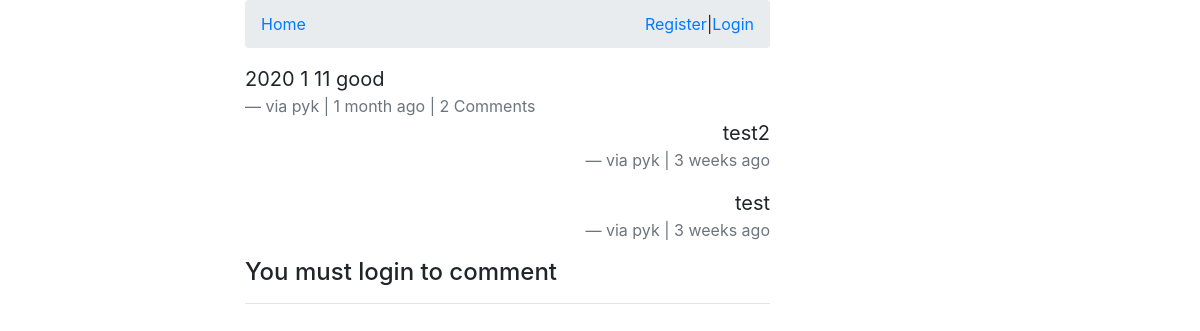
The app's page /comments/7/ with its own data.
### comments/models.py (models this page shows, shortened)
class Comment(models.Model):
    user = models.ForeignKey(settings.AUTH_USER_MODEL, default=1, on_delete=SET_NULL, null=True)
    content_type = models.ForeignKey(ContentType, on_delete=models.CASCADE)
    object_id = models.PositiveIntegerField()
    content_object = GenericForeignKey('content_type', 'object_id')
    parent = models.ForeignKey('self', on_delete=models.CASCADE, blank=True, null=True)
    content = models.TextField()
    timestamp = models.DateTimeField(auto_now_add=True)
    objects = CommentManager()
    class Meta:
        ordering = ['-timestamp']
    def children(self): #replies
        return Comment.objects.filter(parent=self)

### comments/views.py (the view, shortened to what this page needs)
# urls.py: path('<id>/', views.comment_thread, name='thread'),
def comment_thread(request, id):
    comment = get_object_or_404(Comment, id=id)
    initial_data = {
        'content_type': comment.content_type,
        'object_id' : comment.object_id
    }
    form = CommentForm(request.POST or None, initial=initial_data)
    print(form.errors)
    context = {
        'comment': comment,
        'form': form
    }
    return render(request, 'comments/comment_thread.html', context=context)

### comments/models.py (called while the page is built)
    def all(self):
        qs = super(CommentManager, self).filter(parent=None)
        return qs

### comments/templates/comments/comment_thread.html (shortened to what this page needs)
{% extends "posts/base.html" %}
{% load crispy_forms_tags %}
{% block content %}
    <div class="">
        <blockquote class="blockquote">
            <p class="mb-0">{{ comment.content }}</p>
            <footer class="blockquote-footer">via {{ comment.user }} | {{ comment.timestamp | timesince }} ago
                {% if comment.children.count > 0 %}
                    | {{ comment.children.count }} Comment{% if comment.children.count > 1 %}s{% endif %}
                {% endif %}
            </footer>
            <div>
            {% for child_comment in comment.children %}
            <blockquote class="blockquote text-right">
                <p class="mb-0">{{ child_comment.content }}</p>
                <footer class="blockquote-footer">via {{ child_comment.user }} | {{ child_comment.timestamp | timesince }} ago
                </footer>
            </blockquote>
            {% endfor %}
            {% if request.user.is_authenticated %}
            <form action="." method="POST">{% csrf_token %}
                {{ form | crispy }}
                <input type="hidden" name="parent_id" value="{{ comment.id }}">
                <input type="submit" class="btn btn-default" value="Reply">
            </form>
            {% else %}
            <h4>You must login to comment</h4>
            <hr>
            {% endif %}
            </div>
        </blockquote>
    </div>
{% endblock content %}

### records on screen
Comment: content "2020 1 11 good", user "pyk", timestamp "1 month", children.count "2"
Comment: content "test2", user "pyk", timestamp "3 weeks"
Comment: content "test", user "pyk", timestamp "3 weeks"
